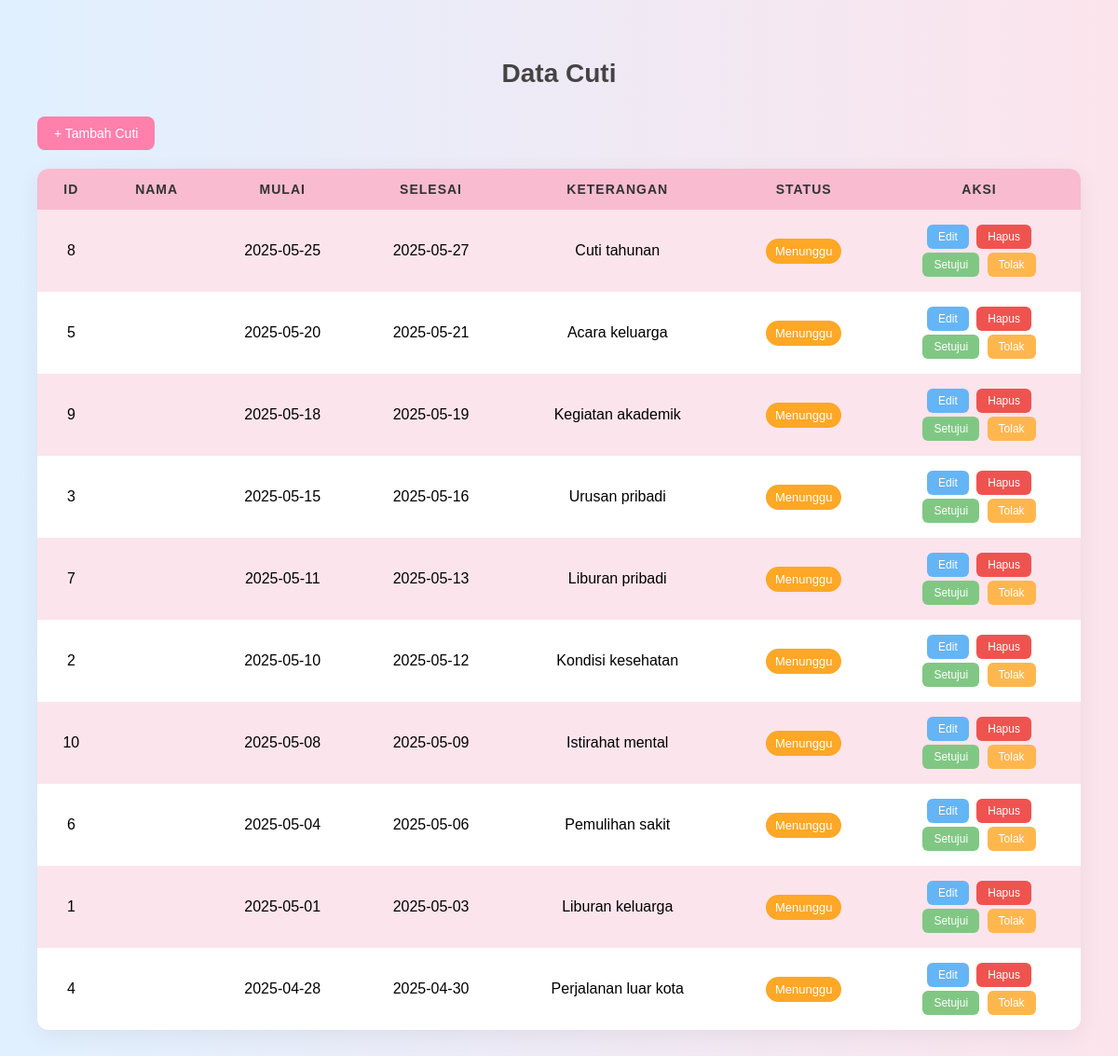
The page /cuti/indexCuti.php on the database its author committed.
### tables this page shows
CREATE TABLE `cuti` (
  `id_cuti` int(11) NOT NULL,
  `id_karyawan` int(11) DEFAULT NULL,
  `tanggal_mulai` date DEFAULT NULL,
  `tanggal_selesai` date DEFAULT NULL,
  `keterangan` text DEFAULT NULL,
  `status` varchar(20) DEFAULT NULL
);

### cuti/indexCuti.php (the view, shortened to what this page needs)
<!DOCTYPE html>
<html lang="en">
<head>
</head>
<body>
<?php
include '../db.php';
$query = "SELECT c.id_cuti, k.nama, c.tanggal_mulai, c.tanggal_selesai, c.keterangan, c.status
          FROM cuti c
          LEFT JOIN karyawan k ON c.id_karyawan = k.id_karyawan
          ORDER BY c.tanggal_mulai DESC";
$result = mysqli_query($conn, $query);
?>
<h2>Data Cuti</h2>
<a href="create.php" class="button">+ Tambah Cuti</a>
<table>
  <tr>
    <th>ID</th>
    <th>Nama</th>
    <th>Mulai</th>
    <th>Selesai</th>
    <th>Keterangan</th>
    <th>Status</th>
    <th>Aksi</th>
  </tr>
  <?php while ($row = mysqli_fetch_assoc($result)): ?>
  <tr>
    <td><?= $row['id_cuti'] ?></td>
    <td><?= htmlspecialchars($row['nama']) ?></td>
    <td><?= $row['tanggal_mulai'] ?></td>
    <td><?= $row['tanggal_selesai'] ?></td>
    <td><?= $row['keterangan'] ?></td>
    <td><span class="status <?= $row['status'] ?>"><?= $row['status'] ?></span></td>
    <td>
      <a href="edit.php?id=<?= $row['id_cuti'] ?>" class="action-btn edit">Edit</a>
      <a href="delete.php?id=<?= $row['id_cuti'] ?>" class="action-btn delete" onclick="return confirm('Yakin ingin hapus?')">Hapus</a>
      <?php if ($row['status'] == 'Menunggu'): ?>
        <br>
        <a href="approve.php?id=<?= $row['id_cuti'] ?>" class="action-btn approve">Setujui</a>
        <a href="reject.php?id=<?= $row['id_cuti'] ?>" class="action-btn reject" onclick="return confirm('Yakin tolak cuti ini?')">Tolak</a>
      <?php endif; ?>
    </td>
  </tr>
  <?php endwhile; ?>
</table>
</body>
</html>

### cuti/indexCuti.php (style rules this page uses)
body { font-family: 'Poppins', sans-serif; background: linear-gradient(to right, #e0f0ff, #fce4ec); margin: 0; padding: 40px; }
h2 { text-align: center; color: #444; font-size: 28px; margin-bottom: 30px; }
.button { background-color: #ff80ab; color: white; padding: 10px 18px; border: none; border-radius: 8px; font-size: 14px; cursor: pointer; transition: background 0.3s ease; display: inline-block; text-decoration: none; margin-bottom: 20px; }
table { width: 100%; border-collapse: separate; border-spacing: 0; background-color: #fff; box-shadow: 0 6px 25px rgba(0,0,0,0.06); border-radius: 12px; overflow: hidden; }
th, td { padding: 14px 18px; text-align: center; }
th { background-color: #f8bbd0; color: #333; font-size: 14px; text-transform: uppercase; letter-spacing: 1px; }
tr:nth-child(even) { background-color: #fce4ec; }
.action-btn { font-size: 12px; padding: 6px 12px; border: none; border-radius: 6px; color: white; margin: 2px; cursor: pointer; text-decoration: none; display: inline-block; }
.edit { background-color: #64b5f6; }
.delete { background-color: #ef5350; }
.approve { background-color: #81c784; }
.reject { background-color: #ffb74d; }
.status { padding: 6px 10px; border-radius: 20px; font-size: 13px; font-weight: 500; color: white; display: inline-block; }
.Menunggu { background-color: #ffa726; }

### rows shown on the page
cuti: id_cuti "8", tanggal_mulai "2025-05-25", tanggal_selesai "2025-05-27", keterangan "Cuti tahunan", status "Menunggu"
cuti: id_cuti "5", tanggal_mulai "2025-05-20", tanggal_selesai "2025-05-21", keterangan "Acara keluarga", status "Menunggu"
cuti: id_cuti "9", tanggal_mulai "2025-05-18", tanggal_selesai "2025-05-19", keterangan "Kegiatan akademik", status "Menunggu"
cuti: id_cuti "3", tanggal_mulai "2025-05-15", tanggal_selesai "2025-05-16", keterangan "Urusan pribadi", status "Menunggu"
cuti: id_cuti "7", tanggal_mulai "2025-05-11", tanggal_selesai "2025-05-13", keterangan "Liburan pribadi", status "Menunggu"
cuti: id_cuti "2", tanggal_mulai "2025-05-10", tanggal_selesai "2025-05-12", keterangan "Kondisi kesehatan", status "Menunggu"
cuti: id_cuti "10", tanggal_mulai "2025-05-08", tanggal_selesai "2025-05-09", keterangan "Istirahat mental", status "Menunggu"
cuti: id_cuti "6", tanggal_mulai "2025-05-04", tanggal_selesai "2025-05-06", keterangan "Pemulihan sakit", status "Menunggu"
cuti: id_cuti "1", tanggal_mulai "2025-05-01", tanggal_selesai "2025-05-03", keterangan "Liburan keluarga", status "Menunggu"
cuti: id_cuti "4", tanggal_mulai "2025-04-28", tanggal_selesai "2025-04-30", keterangan "Perjalanan luar kota", status "Menunggu"
